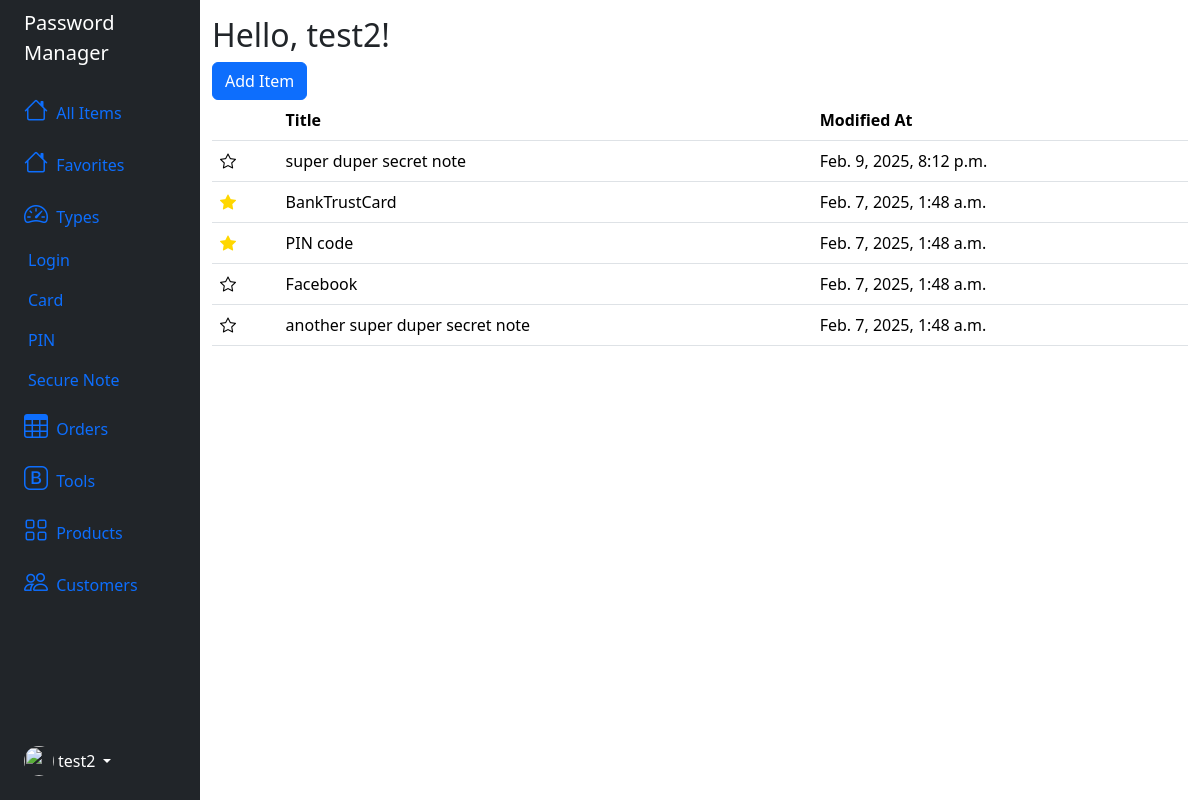
The app's page / (signed in), older data.
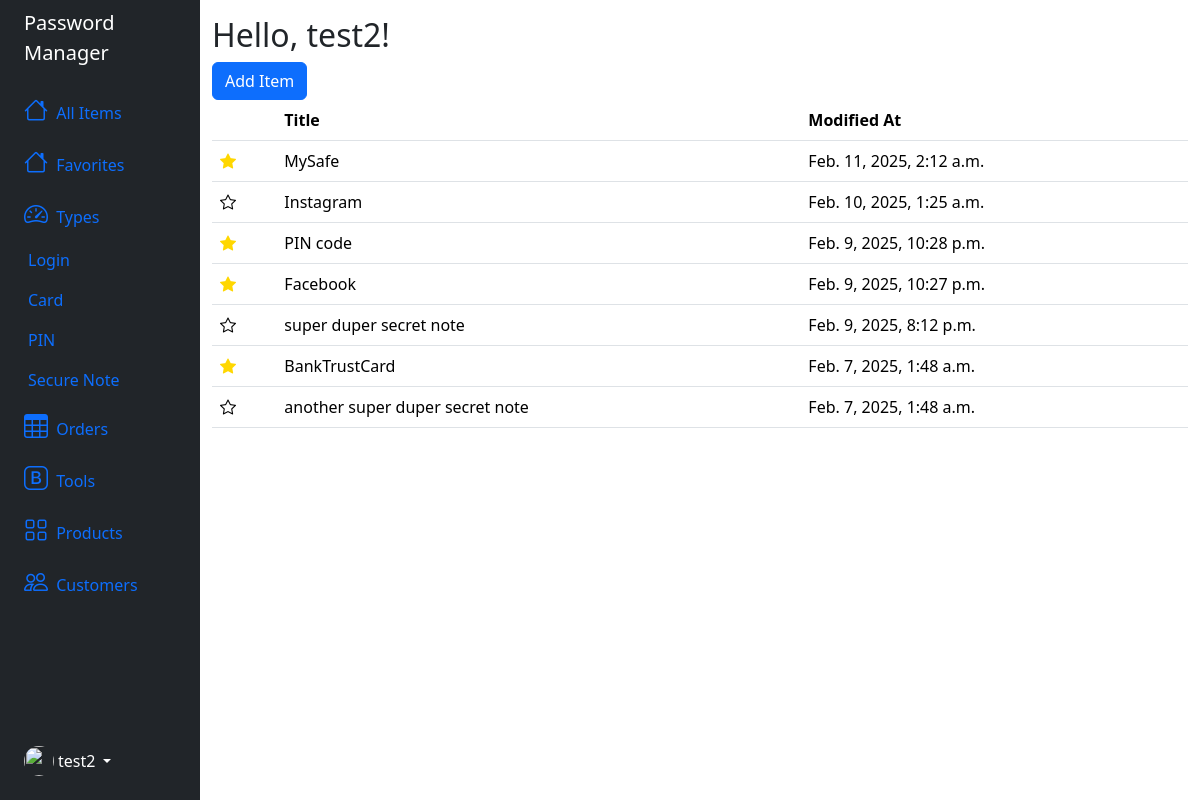
The same page, newer data.
### password_manager/models.py (models this page shows)
class CommonInfo(models.Model):
    user = models.ForeignKey(User, on_delete=models.CASCADE)
    name = models.CharField(max_length=100)
    modified_at = models.DateTimeField(auto_now=True)
    created_at = models.DateTimeField(auto_now_add=True)
    is_favorited = models.BooleanField(default=False)
    class Meta:
        abstract = True

class SecureNote(CommonInfo):
    id = models.UUIDField(primary_key=True, default=uuid.uuid4, editable=False)
    notes = models.TextField()
    notes_nonce = models.CharField(max_length=24, default="")
    notes_tag = models.CharField(max_length=24, default="")

class Card(CommonInfo):
    id = models.UUIDField(primary_key=True, default=uuid.uuid4, editable=False)
    cardholder = models.CharField(max_length=100)
    number = models.CharField(max_length=19)
    expiration_date = models.DateField()
    cvv = models.CharField(max_length=4)
    number_nonce = models.CharField(max_length=24, default="")
    number_tag = models.CharField(max_length=24, default="")
    cvv_nonce = models.CharField(max_length=24, default="")
    cvv_tag = models.CharField(max_length=24, default="")

class PIN(CommonInfo):
    id = models.UUIDField(primary_key=True, default=uuid.uuid4, editable=False)
    code = models.CharField(max_length=6)
    note = models.TextField(blank=True)
    code_nonce = models.CharField(max_length=24, default="")
    code_tag = models.CharField(max_length=24, default="")

class Login(CommonInfo):
    id = models.UUIDField(primary_key=True, default=uuid.uuid4, editable=False)
    username = models.CharField(max_length=100)
    password = models.CharField(max_length=100)
    website = models.URLField(null=True, blank=True)
    note = models.TextField(blank=True)
    password_nonce = models.CharField(max_length=24, default="")
    password_tag = models.CharField(max_length=24, default="")

### password_manager/views.py (the view)
# urls.py: path("", views.index, name="index"),
@login_required(login_url="/login")
def index(request):
    user_id = request.user.id
    login = Login.objects.filter(user_id=user_id)
    card = Card.objects.filter(user_id=user_id)
    pin = PIN.objects.filter(user_id=user_id)
    secure_note = SecureNote.objects.filter(user_id=user_id)
    credentials_list = list(chain(login, card, pin, secure_note))
    credentials = sorted(credentials_list, key=lambda credential:credential.modified_at, reverse=True)
    return render(request, "password_manager/index.html", {
        "credentials": credentials
    })

### password_manager/templates/password_manager/index.html (shortened to what this page needs)
{% extends "password_manager/layout.html" %}
{% load static %}
{% block body %}
    <h2>Hello, {{ user.username }}!</h2>
    <button type="button" class="btn btn-primary" data-bs-toggle="modal" data-bs-target="#exampleModal">
        Add Item
    </button>
    <table class="table table-hover">
        <thead>
          <tr>
            <th scope="col"></th>
            <th scope="col">Title</th>
            <th scope="col">Modified At</th>
          </tr>
        </thead>
        <tbody>
          {% for credential in credentials %}
            {% if credential.password %}
                <tr class=table-row data-bs-toggle="offcanvas" data-type="login" data-uuid="{{ credential.id }}" href="#offcanvasScrolling" aria-controls="offcanvasScrolling">
                    {% if credential.is_favorited %}
                        <td><button class="favorite-btn"><i class="bi bi-star-fill favorite"></i></button></td>
                    {% else %}
                        <td><button class="favorite-btn"><i class="bi bi-star"></i></button></td>
                    {% endif %}
                    <td>{{ credential.name }}</td>
                    <td>{{ credential.modified_at }}</td>
                </tr>
            {% elif credential.number %}
                <tr class=table-row data-bs-toggle="offcanvas" data-type="card" data-uuid="{{ credential.id }}" href="#offcanvasScrolling" aria-controls="offcanvasScrolling">
                    {% if credential.is_favorited %}
                        <td><button class="favorite-btn"><i class="bi bi-star-fill favorite"></i></button></td>
                    {% else %}
                        <td><button class="favorite-btn"><i class="bi bi-star"></i></button></td>
                    {% endif %}
                    <td>{{ credential.name }}</td>
                    <td>{{ credential.modified_at }}</td>
                </tr>
            {% elif credential.code %}
                <tr class=table-row data-bs-toggle="offcanvas" data-type="pin" data-uuid="{{ credential.id }}" href="#offcanvasScrolling" aria-controls="offcanvasScrolling">
                    {% if credential.is_favorited %}
                        <td><button class="favorite-btn"><i class="bi bi-star-fill favorite"></i></button></td>
                    {% else %}
                        <td><button class="favorite-btn"><i class="bi bi-star"></i></button></td>
                    {% endif %}
                    <td>{{ credential.name }}</td>
                    <td>{{ credential.modified_at }}</td>
                </tr>
            {% else %}
                <tr class=table-row data-bs-toggle="offcanvas" data-type="secure-note" data-uuid="{{ credential.id }}" href="#offcanvasScrolling" aria-controls="offcanvasScrolling">
                    {% if credential.is_favorited %}
                        <td><button class="favorite-btn"><i class="bi bi-star-fill favorite"></i></button></td>
                    {% else %}
                        <td><button class="favorite-btn"><i class="bi bi-star"></i></button></td>
                    {% endif %}
                    <td>{{ credential.name }}</td>
                    <td>{{ credential.modified_at }}</td>
                </tr>
            {% endif %}
          {% endfor %}
        </tbody>
      </table>
{% endblock %}

Row changes from the older to the newer data that the page shows:
added PIN: is_favorited True (drawn), name "MySafe", modified_at "Feb. 11, 2025, 2:12 a.m."
added Login: is_favorited False (drawn), name "Instagram", modified_at "Feb. 10, 2025, 1:25 a.m."
changed PIN "PIN code": modified_at "Feb. 7, 2025, 1:48 a.m." → "Feb. 9, 2025, 10:28 p.m."; moves up the list
changed Login "Facebook": is_favorited False → True (drawn); modified_at "Feb. 7, 2025, 1:48 a.m." → "Feb. 9, 2025, 10:27 p.m."; moves up the list
